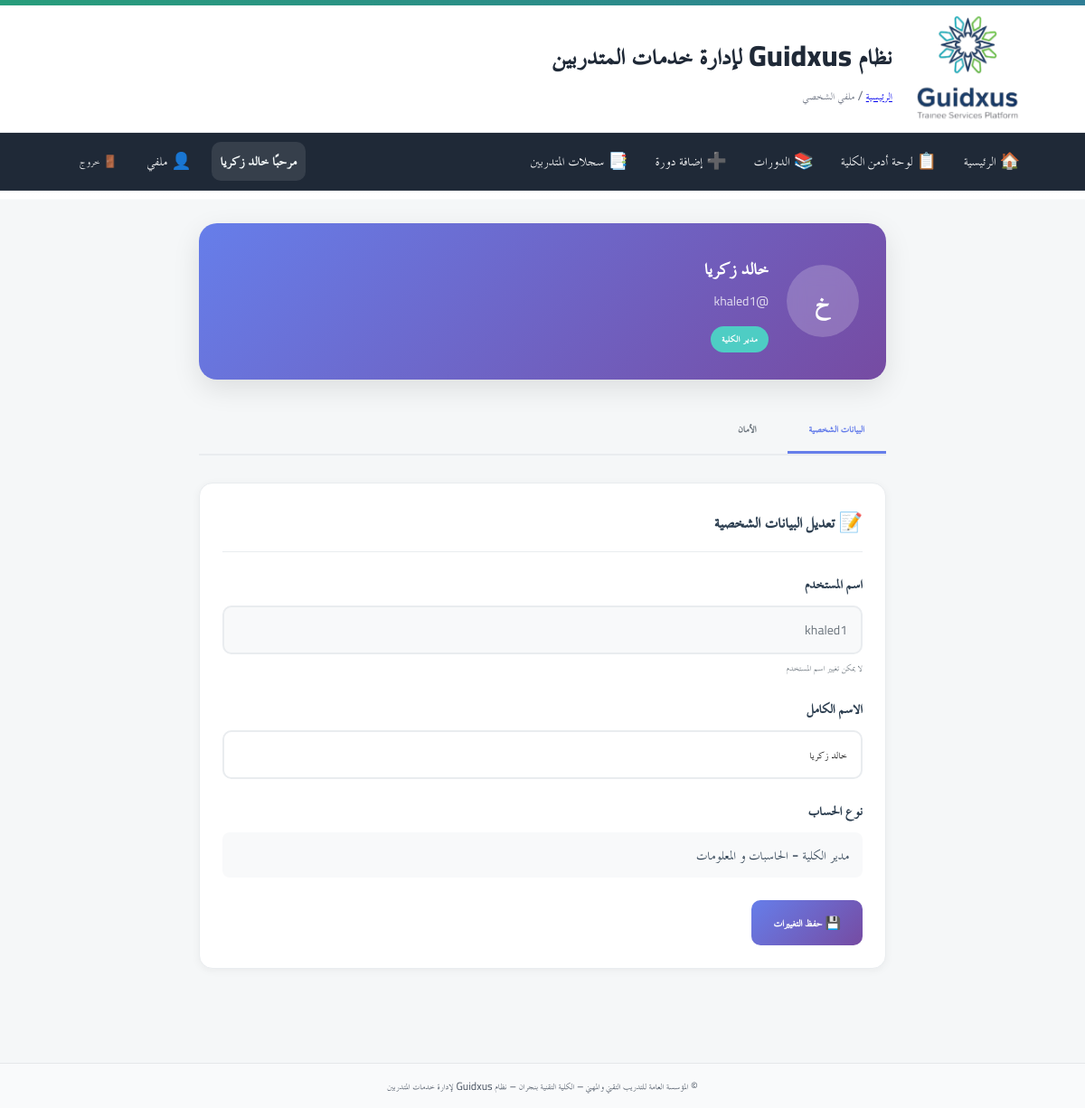
/profile/ (signed in), run on the app's committed database.
### app/models.py (models this page shows)
class User(Base):
    __tablename__ = "users"
    id = Column(Integer, primary_key=True, autoincrement=True)
    full_name = Column(String(255), nullable=False)
    username = Column(String(100), unique=True, nullable=False, index=True)
    password_hash = Column(String(255), nullable=False)
    is_admin = Column(Boolean, default=False, nullable=False)   # سوبر أدمن (صلاحيات كاملة)
    is_college_admin = Column(Boolean, default=False, nullable=False)  # أدمن كلية (صلاحيات في نطاق كلية واحدة)
    college_admin_college = Column(String(255), nullable=True)  # الكلية التي يديرها أدمن الكلية
    is_hod = Column(Boolean, default=False, nullable=False)      # رئيس قسم؟
    is_doc = Column(Boolean, default=False, nullable=False)      # 👈 طبيب الكلية (جديد)
    hod_college = Column(String(255), nullable=True)             # كلية رئيس القسم (إن وُجد)
    is_active = Column(Boolean, default=True, nullable=False)
    must_change_password = Column(Boolean, default=True, nullable=False)  # يجب تغيير كلمة المرور عند أول دخول
    created_at = Column(DateTime, server_default=func.now(), nullable=False)
    updated_at = Column(DateTime, onupdate=func.now())
    headed_departments = relationship(
        "Department",
        back_populates="head_user",
        foreign_keys="Department.head_user_id",
        lazy="selectin",
    )

### app/routers/profile.py (the view)
@router.get("/")
def profile_page(
    request: Request,
    current_user: CurrentUser = Depends(require_user),
    db: Session = Depends(get_db)
):
    user = db.query(User).filter(User.id == current_user.id).first()
    return templates.TemplateResponse(
        "profile/index.html",
        {
            "request": request,
            "user": user,
            "current_user": current_user,
            "success": None,
            "error": None
        }
    )

### app/templates/profile/index.html (shortened to what this page needs)
{% extends "base.html" %}
{% block breadcrumb %}
<a href="/">الرئيسية</a> / <span>ملفي الشخصي</span>
{% endblock %}
{% block content %}
<div class="profile-container">
    <div class="profile-header">
        <div class="profile-avatar">
            <div class="avatar-circle">
                <span class="avatar-text">{{ current_user.full_name|first_letter }}</span>
            </div>
            <div class="profile-info">
                <h1>{{ current_user.full_name }}</h1>
                <p class="username">@{{ current_user.username }}</p>
                <div class="user-badges">
                    {% if current_user.is_college_admin %}
                        <span class="badge badge-college-admin">مدير الكلية</span>
                    {% endif %}
                </div>
            </div>
        </div>
    </div>
    <div class="profile-content">
        <div class="profile-tabs">
            <button class="tab-button active" onclick="showTab('profile')">البيانات الشخصية</button>
            <button class="tab-button" onclick="showTab('security')">الأمان</button>
        </div>
        <div id="profile-tab" class="tab-content active">
            <div class="card">
                <div class="card-header">
                    <h3>📝 تعديل البيانات الشخصية</h3>
                </div>
                <div class="card-body">
                    <form method="post" action="/profile/update-profile">
                        <div class="form-group">
                            <label for="username">اسم المستخدم</label>
                            <input type="text" id="username" value="{{ current_user.username }}" disabled class="form-control disabled">
                            <small class="form-text">لا يمكن تغيير اسم المستخدم</small>
                        </div>
                        <div class="form-group">
                            <label for="full_name">الاسم الكامل</label>
                            <input type="text" id="full_name" name="full_name" value="{{ current_user.full_name }}" class="form-control" required>
                        </div>
                        <div class="form-group">
                            <label>نوع الحساب</label>
                            <div class="account-type">
                                {% if current_user.is_admin %}
                                    <span>مدير النظام</span>
                                {% elif current_user.is_college_admin %}
                                    <span>مدير الكلية - {{ current_user.college_admin_college or 'غير محدد' }}</span>
                                {% elif current_user.is_hod %}
                                    <span>رئيس القسم - {{ current_user.hod_college or 'غير محدد' }}</span>
                                {% elif current_user.is_doc %}
                                    <span>طبيب الكلية</span>
                                {% else %}
                                    <span>مستخدم عادي</span>
                                {% endif %}
                            </div>
                        </div>
                        <div class="form-actions">
                            <button type="submit" class="btn btn-primary">
                                💾 حفظ التغييرات
                            </button>
                        </div>
                    </form>
                </div>
            </div>
        </div>
    </div>
</div>
{% endblock %}

### app/templates/base.html (shortened to what this page needs)
<!doctype html>
<html lang="ar" dir="rtl">
<head>
  <link rel="stylesheet" href="/static/css/app.css">
  <link rel="stylesheet" href="/static/css/custom.css">
</head>
<body>
  <header class="site-header">
    <div class="topband"></div>
    <div class="header-inner">
      {% if ui_logo_url %}
        <img src="{{ ui_logo_url }}" alt="{{ app_name or 'Logo' }}" class="logo">
      {% else %}
        <img src="/static/images/favicon.ico" alt="{{ app_name or 'Logo' }}" class="logo">
      {% endif %}
      <div class="titles">
        <h1 class="site-title">نظام Guidxus لإدارة خدمات المتدربين</h1>
        <div class="breadcrumb">{% block breadcrumb %}{% endblock %}</div>
      </div>
    </div>
  </header>
  <nav class="main-nav">
    <div class="nav-inner">
      <a href="/">🏠 الرئيسية</a>
      {% set cu = request.session.get('user') %}
      {% set display_name = (cu.get('full_name') if cu and cu.get('full_name') else (cu.get('username') if cu and cu.get('username') else 'مستخدم')) %}
      {% if cu %}
        {% if cu.get('is_college_admin') %}
          <a href="/admin/">📋 لوحة أدمن الكلية</a>
          <a href="/hod/courses">📚 الدورات</a>
          <a href="/hod/courses/new">➕ إضافة دورة</a>
          <a href="/hod/skills-record">📑 سجلات المتدربين</a>
        {% endif %}
        <div class="navbar-right">
          <span class="greeting">مرحبًا {{ display_name }}</span>
          <a href="/profile/" class="btn-link" title="ملفي الشخصي">👤 ملفي</a>
          <form method="post" action="/auth/logout" style="margin:0;">
            <button class="btn-link btn-logout" title="تسجيل الخروج">🚪 خروج</button>
          </form>
        </div>
      {% else %}
        <div class="nav-spacer"></div>
        <a href="/auth/login">🔐 تسجيل الدخول</a>
      {% endif %}
    </div>
  </nav>
  <main class="container">
    {% block content %}{% endblock %}
  </main>
  <footer class="site-footer">
    <div class="container">
      <small>
        {{ ui_footer or "© المؤسسة العامة للتدريب التقني والمهني – الكلية التقنية بنجران – نظام Guidxus لإدارة خدمات المتدربين" }}
      </small>
    </div>
  </footer>
</body>
</html>

### app/static/css/app.css (style rules this page uses)
:root { --tvtc-green-1:#7EC6A4; --tvtc-green-2:#289D7B; --tvtc-blue-1:#6BB6C8; --tvtc-blue-2:#2F7E96; --tvtc-gray-1:#F5F7F8; --tvtc-gray-2:#E5E7EA; --tvtc-gray-3:#6B7280; --tvtc-black:#1F2937; --tvtc-ivory:#FAFAF7; }
* { box-sizing:border-box; font-family:"Cairo","TraditionalArabicCustom","MajallaCustom","Noto Kufi Arabic","Segoe UI",Arial,sans-serif; }
body { margin:0; background:linear-gradient(180deg,var(--tvtc-ivory),#fff 220px,var(--tvtc-gray-1) 221px); color:var(--tvtc-black); font-size:18px; line-height:1.7; }
.container { max-width:1100px; margin-inline:auto; padding:16px; }
.site-header { background:#fff; border-bottom:1px solid var(--tvtc-gray-2); }
.header-inner { display:flex; align-items:center; gap:16px; padding-block:12px; }
.logo { height:56px; width:auto; filter: drop-shadow(0 1px 0 rgba(0,0,0,.05)); }
.site-title { margin:0; color:var(--tvtc-blue-2); font-weight:700; letter-spacing:.3px; }
.breadcrumb { color:var(--tvtc-gray-3); font-size:.9rem; }
.topband { height:6px; background:linear-gradient(90deg,var(--tvtc-green-2),var(--tvtc-blue-2)); }
.site-footer { margin-top:40px; background:#fff; border-top:1px solid var(--tvtc-gray-2); padding:16px; color:var(--tvtc-gray-3); text-align:center; }
.card { background:#fff; border:1px solid var(--tvtc-gray-2); border-radius:12px; padding:16px; margin-block:12px; box-shadow:0 2px 6px rgba(0,0,0,.04); }
.btn { display:inline-block; padding:12px 18px; border-radius:10px; border:1px solid transparent; text-decoration:none; font-weight:800; font-size:1rem; cursor:pointer; }
.btn-primary { background:var(--tvtc-blue-2); color:#fff; }
.badge { display:inline-block; padding:4px 8px; border-radius:999px; font-size:.85rem; font-weight:800; }
.main-nav { background: #1f2937; color: #fff; border-bottom: 1px solid rgba(255,255,255,.06); }
.main-nav .nav-inner { display: flex; gap: 10px; align-items: center; padding: 10px 12px; max-width: 1100px; margin: 0 auto; }
.main-nav a { color:#fff; text-decoration:none; padding:6px 10px; border-radius:8px; }
.main-nav form { margin-inline-start: auto; }
.btn-link { background: transparent; color: #fff; border: 0; cursor: pointer; padding: 6px 10px; border-radius: 8px; }

### app/static/css/custom.css (style rules this page uses)
.nav-inner a { display: inline-flex; align-items: center; gap: 6px; color: #fff; text-decoration: none; padding: 6px 10px; border-radius: 8px; }
.nav-inner .btn-link { display: inline-flex; align-items: center; gap: 6px; background: transparent; color: #fff; border: 0; cursor: pointer; padding: 6px 10px; border-radius: 8px; }
.navbar-right { display: flex; align-items: center; gap: 12px; }
.greeting { font-weight: 700; color: #f0f5f6; background: rgba(255, 255, 255, 0.10); padding: 6px 10px; border-radius: 10px; }
.btn-logout { margin-left: 40px; }
.btn-logout { margin-left: 16px; }
.card { background: #fff; border: 1px solid #eee; border-radius: 14px; padding: 14px; margin-bottom: 12px; }
.btn { padding: 8px 12px; border-radius: 10px; border: 0; cursor: pointer; }
.btn-primary { background: #2563eb; color: #fff; }
.site-footer { background: #f9fafb; padding: 12px 0; text-align: center; font-size: .9rem; color: #4b5563; }

### app/templates/base.html (style rules this page uses)
:root { --container: 1100px; }
.container { max-width: var(--container); margin: 0 auto; padding: 0 12px; }
.site-header .header-inner { display: flex; align-items: center; gap: 25px; padding: 10px 10px; width: 100%; }
.site-header .logo { height: 120px; width: auto; margin-right: 60px; background: transparent; }
.site-header .site-title { margin: 0; font-weight: 800; font-size: 2rem; color: #1f2937; }
.main-nav { background: #1f2937; color: #fff; border-bottom: 1px solid rgba(255,255,255,.06); }
.main-nav .nav-inner { display: flex; gap: 10px; align-items: center; padding: 10px 12px; max-width: var(--container); margin: 0 auto; }
.main-nav a { color:#fff; text-decoration:none; padding:6px 10px; border-radius:8px; }
.btn-link { background: transparent; color: #fff; border: 0; cursor: pointer; padding: 6px 10px; border-radius: 8px; }
.card { background:#fff; border:1px solid #eee; border-radius:14px; padding:14px; margin-bottom:12px; }
.btn { padding:8px 12px; border-radius:10px; border:0; cursor:pointer; }
.btn-primary { background:#2563eb; color:#fff; }
main.container { padding-top: 16px; padding-bottom: 24px; }
.breadcrumb { color:#6b7280; font-size:.92rem; margin-top:4px; font-weight: normal; }
.site-footer { background:#f9fafb; padding:12px 0; text-align:center; font-size:.9rem; color:#4b5563; }

### data on the page
User: full_name "خالد زكريا", full_name|first_letter "خ", username "khaled1", college_admin_college "الحاسبات و المعلومات"
